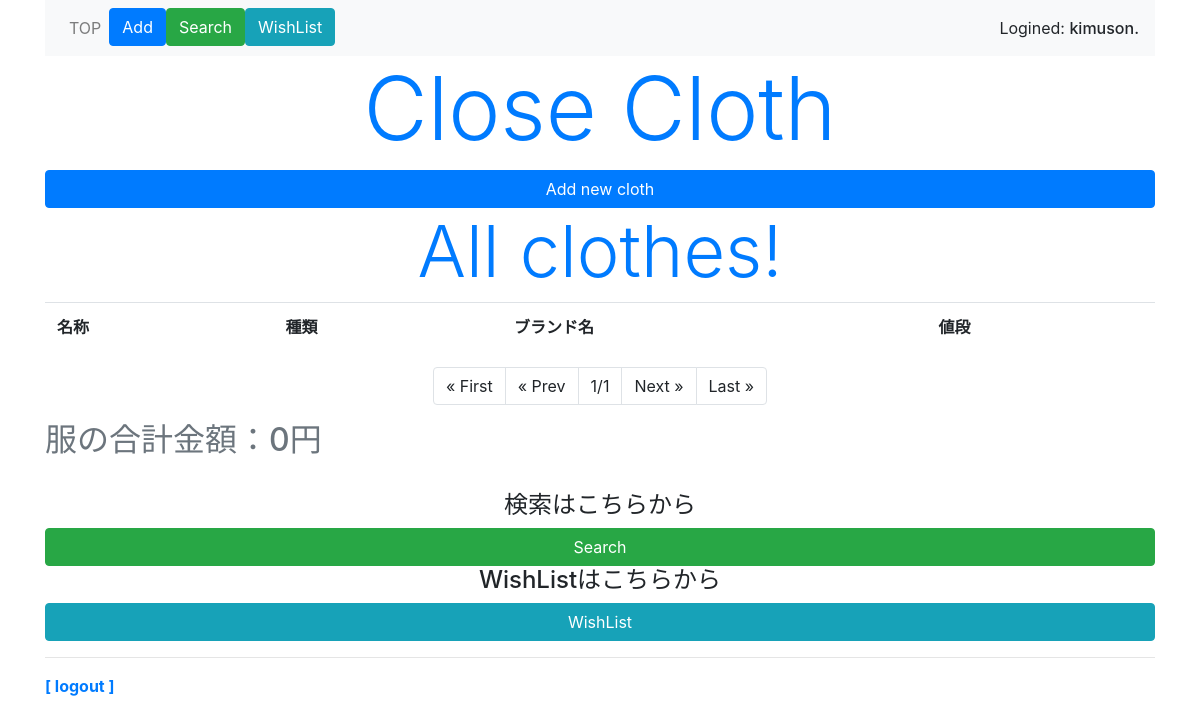
Page /clothes/top (signed in) on the earlier database version.
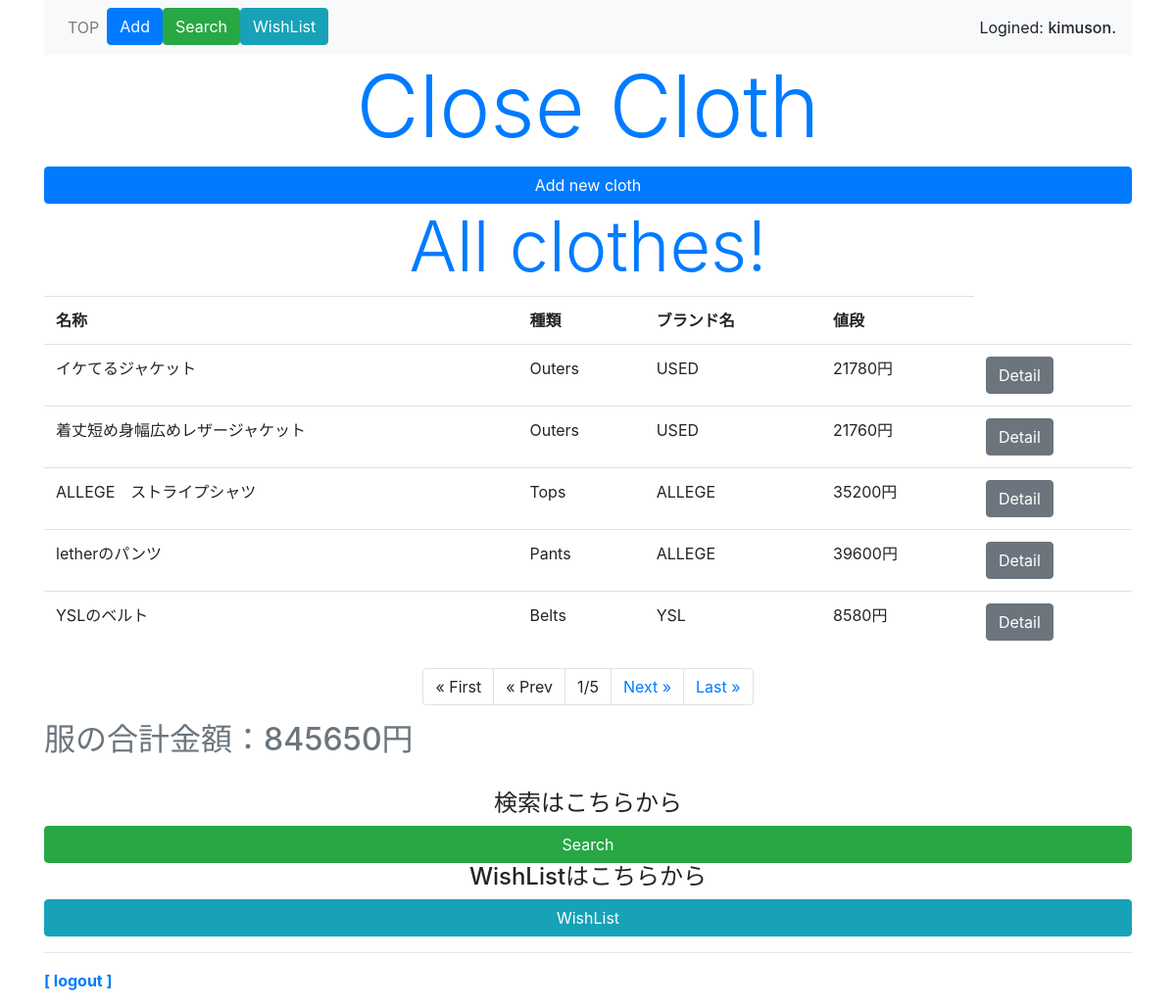
Same page on the later database version.
### clothes/models.py (models this page shows, shortened)
class Post(models.Model):
    owner = models.ForeignKey(User, on_delete=models.CASCADE, related_name='post_owner')
    cloth_name = models.CharField(max_length=40)
    item_info = models.IntegerField(choices=ITEM_CHOICES)
    brand_name = models.CharField(max_length=40)
    season = models.CharField(max_length=7)
    cloth_size = models.CharField(max_length=8)
    material = models.CharField(max_length=40)
    price = models.PositiveIntegerField()
    buying_place = models.CharField(max_length=20)
    buying_date = models.DateField(
        verbose_name='購入日時',
        blank=True,
        null=True,
    )
    post_images = models.ImageField(upload_to='media')

### clothes/views.py (the view)
# urls.py: path('top', views.top, name='top'),
@login_required(login_url='/signin/')
def top(request, num=1):
    data = Post.objects.order_by('buying_date').reverse()
    user = request.user
    price = Post.objects.filter(owner=user).values_list('price', flat=True)
    sum_price = sum(price)
    page = Paginator(data, 5)
    params = {
        'title': 'all cloth',
        'data': page.get_page(num),
        'sum_price': sum_price,
        'login_user': user,
    }
    return render(request, 'clothes/top.html', params)

### clothes/templates/clothes/top.html (shortened to what this page needs)
{% extends 'clothes/layout.html' %}
{% block header %}
<h1 class="display-2 text-primary text-center">Close Cloth</h1>
{% endblock %}
{% block content %}
<a class="btn btn-primary w-100" href="{% url 'post' %}">Add new cloth</a>
<h1 class="display-3 text-primary text-center">All clothes!</h1>
<table class="table">
    <tr>
        <th>名称</th>
        <th>種類</th>
        <th>ブランド名</th>
        <th>値段</th>
    </tr>
    {% for item in data %}
    <tr>
        {% if login_user == item.owner %}
        <td>{{item.cloth_name}}</td>
        <td>{{item.get_item_info_display}}</td>
        <td>{{item.brand_name}}</td>
        <td>{{item.price}}円</td>
        <td><a class="btn btn-secondary" href="{% url 'detail' item.id %}">Detail</a></td>
        {% endif %}
    </tr>
    {% endfor %}
</table>
<ul class="pagination justify-content-center">
    {% if data.has_previous %}
    <li class="page-item">
        <a class="page-link" href="{% url 'top' %}">&laquo; First</a>
    </li>
    <li class="page-item">
        <a class="page-link" href="{% url 'top' %}/{{data.previous_page_number}}">&laquo; Prev</a>
    </li>
    {% else %}
    <li class="page-item">
        <a class="page-link">&laquo; First</a>
    </li>
    <li class="page-item">
        <a class="page-link">&laquo; Prev</a>
    </li>
    {% endif %}
    <li class="page-item">
        <a class="page-link">{{data.number}}/{{data.paginator.num_pages}}</a>
    </li>
    {% if data.has_next %}
    <li class="page-item">
        <a class="page-link" href="{% url 'top' %}/{{data.next_page_number}}">Next &raquo;</a>
    </li>
    <li class="page-item">
        <a class="page-link" href="{% url 'top' %}/{{data.paginator.num_pages}}">Last &raquo;</a>
    </li>
    {% else %}
    <li class="page-item">
        <a class="page-link">Next &raquo;</a>
    </li>
    <li class="page-item">
        <a class="page-link">Last &raquo;</a>
    </li>
    {% endif %}
</ul>
<p class="h2 text-secondary">服の合計金額：{{sum_price}}円</p>
<br>
<h1 class="h4 text-center">検索はこちらから</h1>
<a class="btn btn-success w-100" href="{% url 'search' %}">Search</a>
<br>
<h1 class="h4 text-center">WishListはこちらから</h1>
<a class="btn btn-info w-100" href="{% url 'wishlist' %}">WishList</a>
{% endblock %}

### clothes/templates/clothes/layout.html (shortened to what this page needs)
{% load static %}
<!doctype html>
<html lang="ja">
    <head>
        <link rel="stylesheet" href="https://stackpath.bootstrapcdn.com/bootstrap/4.5.0/css/bootstrap.min.css">
    </head>
    <body class="container">
        <nav class="navbar navbar-expand navbar-light bg-light">
            <ul class="navbar-nav mr-auto">
                <li class="nav-item">
                    <a class="nav-link" href="{% url 'top' %}">TOP</a>
                </li>
                <li class="nav-item">
                    <a class="nab-link btn btn-primary" href="{% url 'post' %}">Add</a>
                </li>
                <li class="nav-item">
                    <a class="nab-link btn btn-success" href="{% url 'search' %}">Search</a>
                </li>
                <li class="nav-item">
                    <a class="nab-link btn btn-info" href="{% url 'wishlist' %}">WishList</a>
                </li>
            </ul>
            <span>Logined: <span class="h6">{{login_user}}.</span></span>
        </nav>
        <div>
            {% block header %}{% endblock %}
        </div>
        <div class="content">
            {% block content %}{% endblock %}
        </div>
        <hr>
        <div class="my-3">
            <span class="font-weight-bold">
                <a href="{% url 'logout' %}">[ logout ]</a>
            </span>
        </div>
    </body>
</html>

Differences in the rows shown:
added Post: cloth_name "イケてるジャケット", item_info "Outers", brand_name "USED", price "21780"
added Post: cloth_name "着丈短め身幅広めレザージャケット", item_info "Outers", brand_name "USED", price "21760"
added Post: cloth_name "ALLEGE ストライプシャツ", item_info "Tops", brand_name "ALLEGE", price "35200"
added Post: cloth_name "letherのパンツ", item_info "Pants", brand_name "ALLEGE", price "39600"
added Post: cloth_name "YSLのベルト", item_info "Belts", brand_name "YSL", price "8580"
Other differences:
{{ data.paginator.num_pages }}: "1" → "5"
{{ sum_price }}: "0" → "845650"
